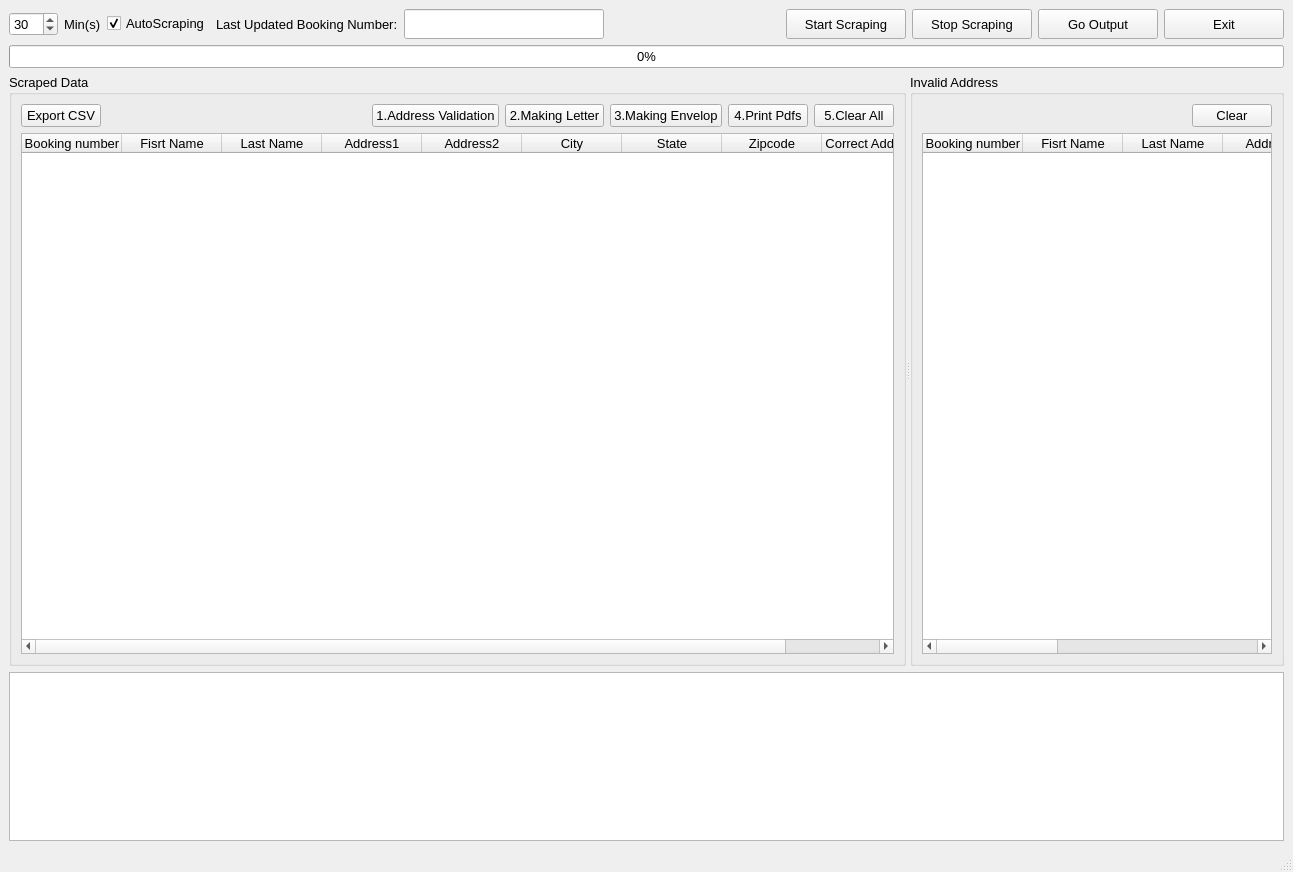
<?xml version="1.0" encoding="UTF-8"?>
<ui version="4.0">
 <class>MainWindow</class>
 <widget class="QMainWindow" name="MainWindow">
  <property name="geometry">
   <rect>
    <x>0</x>
    <y>0</y>
    <width>1293</width>
    <height>872</height>
   </rect>
  </property>
  <property name="font">
   <font>
    <pointsize>10</pointsize>
   </font>
  </property>
  <property name="windowTitle">
   <string>MainWindow</string>
  </property>
  <widget class="QWidget" name="centralwidget">
   <layout class="QGridLayout" name="gridLayout_4">
    <item row="0" column="0">
     <layout class="QVBoxLayout" name="verticalLayout" stretch="1,0,7,2">
      <item>
       <layout class="QHBoxLayout" name="horizontalLayout_2">
        <item>
         <widget class="QSpinBox" name="spinTime">
          <property name="minimum">
           <number>1</number>
          </property>
          <property name="maximum">
           <number>999</number>
          </property>
          <property name="value">
           <number>30</number>
          </property>
         </widget>
        </item>
        <item>
         <widget class="QLabel" name="label_2">
          <property name="text">
           <string>Min(s)</string>
          </property>
         </widget>
        </item>
        <item>
         <widget class="QCheckBox" name="chkAutoScraping">
          <property name="text">
           <string>AutoScraping</string>
          </property>
          <property name="checked">
           <bool>true</bool>
          </property>
         </widget>
        </item>
        <item>
         <widget class="QLabel" name="label">
          <property name="text">
           <string>Last Updated Booking Number:</string>
          </property>
         </widget>
        </item>
        <item>
         <widget class="QLineEdit" name="edtBookingNumber">
          <property name="minimumSize">
           <size>
            <width>200</width>
            <height>30</height>
           </size>
          </property>
          <property name="maximumSize">
           <size>
            <width>200</width>
            <height>16777215</height>
           </size>
          </property>
         </widget>
        </item>
        <item>
         <spacer name="horizontalSpacer">
          <property name="orientation">
           <enum>Qt::Horizontal</enum>
          </property>
          <property name="sizeHint" stdset="0">
           <size>
            <width>40</width>
            <height>20</height>
           </size>
          </property>
         </spacer>
        </item>
        <item>
         <widget class="QPushButton" name="btnScraping">
          <property name="minimumSize">
           <size>
            <width>120</width>
            <height>30</height>
           </size>
          </property>
          <property name="text">
           <string>Start Scraping</string>
          </property>
         </widget>
        </item>
        <item>
         <widget class="QPushButton" name="btnStop">
          <property name="minimumSize">
           <size>
            <width>120</width>
            <height>30</height>
           </size>
          </property>
          <property name="text">
           <string>Stop Scraping</string>
          </property>
         </widget>
        </item>
        <item>
         <widget class="QPushButton" name="btnOpen">
          <property name="minimumSize">
           <size>
            <width>120</width>
            <height>30</height>
           </size>
          </property>
          <property name="text">
           <string>Go Output</string>
          </property>
         </widget>
        </item>
        <item>
         <widget class="QPushButton" name="btnExit">
          <property name="minimumSize">
           <size>
            <width>120</width>
            <height>30</height>
           </size>
          </property>
          <property name="text">
           <string>Exit</string>
          </property>
         </widget>
        </item>
       </layout>
      </item>
      <item>
       <widget class="QProgressBar" name="progressBar">
        <property name="value">
         <number>0</number>
        </property>
       </widget>
      </item>
      <item>
       <widget class="QSplitter" name="splitter">
        <property name="orientation">
         <enum>Qt::Horizontal</enum>
        </property>
        <widget class="QGroupBox" name="groupBox_2">
         <property name="title">
          <string>Scraped Data</string>
         </property>
         <layout class="QGridLayout" name="gridLayout">
          <item row="0" column="0">
           <layout class="QVBoxLayout" name="verticalLayout_2">
            <item>
             <layout class="QHBoxLayout" name="horizontalLayout_4">
              <item>
               <widget class="QPushButton" name="btnExport">
                <property name="text">
                 <string>Export CSV</string>
                </property>
               </widget>
              </item>
              <item>
               <spacer name="horizontalSpacer_2">
                <property name="orientation">
                 <enum>Qt::Horizontal</enum>
                </property>
                <property name="sizeHint" stdset="0">
                 <size>
                  <width>40</width>
                  <height>20</height>
                 </size>
                </property>
               </spacer>
              </item>
              <item>
               <widget class="QPushButton" name="btnAddrValidation">
                <property name="text">
                 <string>1.Address Validation</string>
                </property>
               </widget>
              </item>
              <item>
               <widget class="QPushButton" name="btnMakeLetter">
                <property name="text">
                 <string>2.Making Letter</string>
                </property>
               </widget>
              </item>
              <item>
               <widget class="QPushButton" name="btnMakeEnvelop">
                <property name="text">
                 <string>3.Making Envelop</string>
                </property>
               </widget>
              </item>
              <item>
               <widget class="QPushButton" name="btnMakePdfs">
                <property name="text">
                 <string>4.Print Pdfs</string>
                </property>
               </widget>
              </item>
              <item>
               <widget class="QPushButton" name="btnClearAll">
                <property name="text">
                 <string>5.Clear All</string>
                </property>
               </widget>
              </item>
             </layout>
            </item>
            <item>
             <widget class="QTableWidget" name="tblList">
              <column>
               <property name="text">
                <string>Booking number</string>
               </property>
              </column>
              <column>
               <property name="text">
                <string>Fisrt Name</string>
               </property>
              </column>
              <column>
               <property name="text">
                <string>Last Name</string>
               </property>
              </column>
              <column>
               <property name="text">
                <string>Address1</string>
               </property>
              </column>
              <column>
               <property name="text">
                <string>Address2</string>
               </property>
              </column>
              <column>
               <property name="text">
                <string>City</string>
               </property>
              </column>
              <column>
               <property name="text">
                <string>State</string>
               </property>
              </column>
              <column>
               <property name="text">
                <string>Zipcode</string>
               </property>
              </column>
              <column>
               <property name="text">
                <string>Correct Address</string>
               </property>
              </column>
             </widget>
            </item>
           </layout>
          </item>
         </layout>
        </widget>
        <widget class="QGroupBox" name="groupBox_3">
         <property name="title">
          <string>Invalid Address</string>
         </property>
         <layout class="QGridLayout" name="gridLayout_2">
          <item row="1" column="0">
           <widget class="QTableWidget" name="tblAddr">
            <column>
             <property name="text">
              <string>Booking number</string>
             </property>
            </column>
            <column>
             <property name="text">
              <string>Fisrt Name</string>
             </property>
            </column>
            <column>
             <property name="text">
              <string>Last Name</string>
             </property>
            </column>
            <column>
             <property name="text">
              <string>Address1</string>
             </property>
            </column>
            <column>
             <property name="text">
              <string>Address2</string>
             </property>
            </column>
            <column>
             <property name="text">
              <string>City</string>
             </property>
            </column>
            <column>
             <property name="text">
              <string>State</string>
             </property>
            </column>
            <column>
             <property name="text">
              <string>Zipcode</string>
             </property>
            </column>
           </widget>
          </item>
          <item row="0" column="0">
           <layout class="QHBoxLayout" name="horizontalLayout_5">
            <item>
             <spacer name="horizontalSpacer_3">
              <property name="orientation">
               <enum>Qt::Horizontal</enum>
              </property>
              <property name="sizeHint" stdset="0">
               <size>
                <width>40</width>
                <height>20</height>
               </size>
              </property>
             </spacer>
            </item>
            <item>
             <widget class="QPushButton" name="btnClear2">
              <property name="text">
               <string>Clear</string>
              </property>
             </widget>
            </item>
           </layout>
          </item>
         </layout>
        </widget>
       </widget>
      </item>
      <item>
       <widget class="QPlainTextEdit" name="edtConsole"/>
      </item>
     </layout>
    </item>
   </layout>
  </widget>
  <widget class="QMenuBar" name="menubar">
   <property name="geometry">
    <rect>
     <x>0</x>
     <y>0</y>
     <width>1293</width>
     <height>21</height>
    </rect>
   </property>
  </widget>
  <widget class="QStatusBar" name="statusbar"/>
 </widget>
 <resources/>
 <connections/>
</ui>
